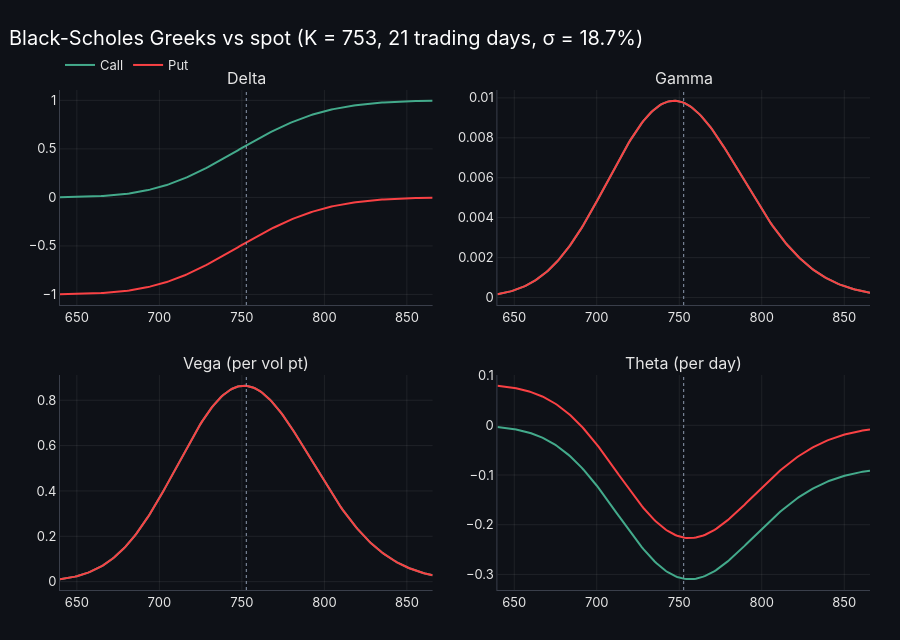

Write notebook code for a chart like this one.
### Code cell
# Black-Scholes Greeks across spot (85%–115% of S0) for a call and a put. Note delta's S-curve; gamma and
# vega peak at the money and are identical for calls and puts; theta is most negative at the money.
spots = np.linspace(0.85 * S0, 1.15 * S0, 200)
greek_names = {'delta': 'Delta', 'gamma': 'Gamma', 'vega': 'Vega (per vol pt)', 'theta': 'Theta (per day)'}
subplot_pos = [dict(row=i // 2 + 1, col=i % 2 + 1) for i in range(len(greek_names))]   # 2×2 grid

fig = make_subplots(rows=2, cols=2, subplot_titles=list(greek_names.values()),
                    vertical_spacing=0.14, horizontal_spacing=0.08)
for kind, color in [('call', UP), ('put', DOWN)]:
    greeks = bs_greeks(spots, K0, T0, rf0, sig0, kind=kind)
    for i, greek in enumerate(greek_names):
        fig.add_scatter(x=spots, y=greeks[greek], name=kind.title(), legendgroup=kind, showlegend=i == 0,
                        line=dict(color=color, width=2), **subplot_pos[i])
for pos in subplot_pos:
    fig.add_vline(x=K0, line=dict(color=NEUTRAL, dash='dot', width=1), **pos)

fig.update_layout(title=f'Black-Scholes Greeks vs spot (K = {K0:.0f}, {HORIZON} trading days, σ = {sig0:.1%})',
                  height=640, hovermode='x unified')
fig.show()

### Figure 1 — Plotly figure (JSON) as saved in the notebook; plotly's stock layout.template omitted (floating-point values rounded to 4 significant figures; data arrays with more than 128 entries replaced by an {"elided": "..."} marker saying what was removed)
{"data": [{"legendgroup": "call", "line": {"color": "#43AA8B", "width": 2}, "name": "Call", "showlegend": true, "type": "scatter", "x": {"elided": "200 float values"}, "xaxis": "x", "y": {"elided": "200 float values"}, "yaxis": "y"}, {"legendgroup": "call", "line": {"color": "#43AA8B", "width": 2}, "name": "Call", "showlegend": false, "type": "scatter", "x": {"elided": "200 float values"}, "xaxis": "x2", "y": {"elided": "200 float values"}, "yaxis": "y2"}, {"legendgroup": "call", "line": {"color": "#43AA8B", "width": 2}, "name": "Call", "showlegend": false, "type": "scatter", "x": {"elided": "200 float values"}, "xaxis": "x3", "y": {"elided": "200 float values"}, "yaxis": "y3"}, {"legendgroup": "call", "line": {"color": "#43AA8B", "width": 2}, "name": "Call", "showlegend": false, "type": "scatter", "x": {"elided": "200 float values"}, "xaxis": "x4", "y": {"elided": "200 float values"}, "yaxis": "y4"}, {"legendgroup": "put", "line": {"color": "#F94144", "width": 2}, "name": "Put", "showlegend": true, "type": "scatter", "x": {"elided": "200 float values"}, "xaxis": "x", "y": {"elided": "200 float values"}, "yaxis": "y"}, {"legendgroup": "put", "line": {"color": "#F94144", "width": 2}, "name": "Put", "showlegend": false, "type": "scatter", "x": {"elided": "200 float values"}, "xaxis": "x2", "y": {"elided": "200 float values"}, "yaxis": "y2"}, {"legendgroup": "put", "line": {"color": "#F94144", "width": 2}, "name": "Put", "showlegend": false, "type": "scatter", "x": {"elided": "200 float values"}, "xaxis": "x3", "y": {"elided": "200 float values"}, "yaxis": "y3"}, {"legendgroup": "put", "line": {"color": "#F94144", "width": 2}, "name": "Put", "showlegend": false, "type": "scatter", "x": {"elided": "200 float values"}, "xaxis": "x4", "y": {"elided": "200 float values"}, "yaxis": "y4"}], "layout": {"annotations": [{"font": {"size": 16}, "showarrow": false, "text": "Delta", "x": 0.23, "xanchor": "center", "xref": "paper", "y": 1.0, "yanchor": "bottom", "yref": "paper"}, {"font": {"size": 16}, "showarrow": false, "text": "Gamma", "x": 0.77, "xanchor": "center", "xref": "paper", "y": 1.0, "yanchor": "bottom", "yref": "paper"}, {"font": {"size": 16}, "showarrow": false, "text": "Vega (per vol pt)", "x": 0.23, "xanchor": "center", "xref": "paper", "y": 0.43, "yanchor": "bottom", "yref": "paper"}, {"font": {"size": 16}, "showarrow": false, "text": "Theta (per day)", "x": 0.77, "xanchor": "center", "xref": "paper", "y": 0.43, "yanchor": "bottom", "yref": "paper"}], "height": 640, "hovermode": "x unified", "shapes": [{"line": {"color": "#8d99ae", "dash": "dot", "width": 1}, "type": "line", "x0": 752.7, "x1": 752.7, "xref": "x", "y0": 0, "y1": 1, "yref": "y domain"}, {"line": {"color": "#8d99ae", "dash": "dot", "width": 1}, "type": "line", "x0": 752.7, "x1": 752.7, "xref": "x2", "y0": 0, "y1": 1, "yref": "y2 domain"}, {"line": {"color": "#8d99ae", "dash": "dot", "width": 1}, "type": "line", "x0": 752.7, "x1": 752.7, "xref": "x3", "y0": 0, "y1": 1, "yref": "y3 domain"}, {"line": {"color": "#8d99ae", "dash": "dot", "width": 1}, "type": "line", "x0": 752.7, "x1": 752.7, "xref": "x4", "y0": 0, "y1": 1, "yref": "y4 domain"}], "title": {"text": "Black-Scholes Greeks vs spot (K = 753, 21 trading days, σ = 18.7%)"}, "xaxis": {"anchor": "y", "domain": [0.0, 0.46]}, "xaxis2": {"anchor": "y2", "domain": [0.54, 1.0]}, "xaxis3": {"anchor": "y3", "domain": [0.0, 0.46]}, "xaxis4": {"anchor": "y4", "domain": [0.54, 1.0]}, "yaxis": {"anchor": "x", "domain": [0.57, 1.0]}, "yaxis2": {"anchor": "x2", "domain": [0.57, 1.0]}, "yaxis3": {"anchor": "x3", "domain": [0.0, 0.43]}, "yaxis4": {"anchor": "x4", "domain": [0.0, 0.43]}}}
